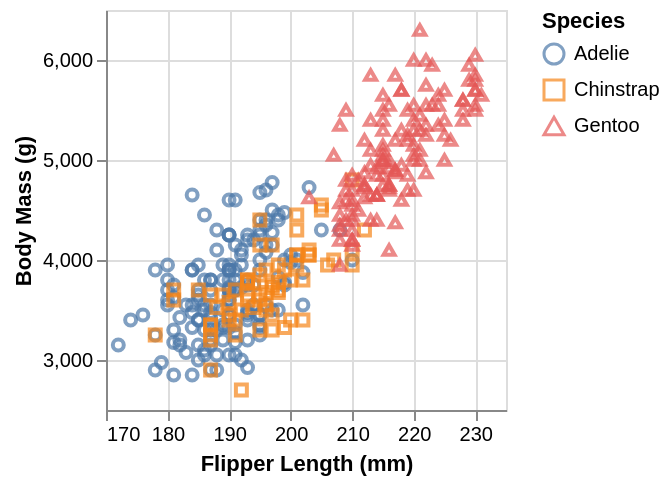

Here is the Vega-Lite specification saved for this chart:
### Vega specification from a JSON file in a GitHub repository (floating-point values rounded to 4 significant figures; data arrays with more than 128 entries replaced by an {"elided": "..."} marker saying what was removed)
{"$schema": "https://vega.github.io/schema/vega/v5.json", "description": "A scatterplot showing body mass and flipper lengths of penguins.", "background": "white", "padding": 5, "width": 200, "height": 200, "style": "cell", "data": [{"name": "source_0", "values": {"elided": "344 records"}, "transform": [{"type": "filter", "expr": "isValid(datum[\"Flipper Length (mm)\"]) && isFinite(+datum[\"Flipper Length (mm)\"]) && isValid(datum[\"Body Mass (g)\"]) && isFinite(+datum[\"Body Mass (g)\"])"}]}], "marks": [{"name": "marks", "type": "symbol", "style": ["point"], "from": {"data": "source_0"}, "encode": {"update": {"opacity": [{"test": "selected && length(selected) > 0 && indexof(selected, datum[\"Species\"] + \";\" + datum[\"Body Mass (g)\"] + \";\" + datum[\"Flipper Length (mm)\"]) >= 0", "value": 1}, {"test": "!selected || length(selected) == 0", "value": 0.7}, {"value": 0.1}], "fill": {"value": "transparent"}, "stroke": {"scale": "color", "field": "Species"}, "ariaRoleDescription": {"value": "point"}, "description": {"signal": "\"Flipper Length (mm): \" + (format(datum[\"Flipper Length (mm)\"], \"\")) + \"; Body Mass (g): \" + (format(datum[\"Body Mass (g)\"], \"\")) + \"; Species: \" + (isValid(datum[\"Species\"]) ? datum[\"Species\"] : \"\"+datum[\"Species\"])"}, "x": [{"test": "!isValid(datum[\"Flipper Length (mm)\"]) || !isFinite(+datum[\"Flipper Length (mm)\"])", "value": 0}, {"scale": "x", "field": "Flipper Length (mm)"}], "y": [{"test": "!isValid(datum[\"Body Mass (g)\"]) || !isFinite(+datum[\"Body Mass (g)\"])", "field": {"group": "height"}}, {"scale": "y", "field": "Body Mass (g)"}], "shape": {"scale": "shape", "field": "Species"}}}}], "scales": [{"name": "x", "type": "linear", "domain": {"data": "source_0", "field": "Flipper Length (mm)"}, "range": [0, {"signal": "width"}], "zero": false, "nice": true}, {"name": "y", "type": "linear", "domain": {"data": "source_0", "field": "Body Mass (g)"}, "range": [{"signal": "height"}, 0], "zero": false, "nice": true}, {"name": "color", "type": "ordinal", "domain": {"data": "source_0", "field": "Species", "sort": true}, "range": "category"}, {"name": "shape", "type": "ordinal", "domain": {"data": "source_0", "field": "Species", "sort": true}, "range": "symbol"}], "axes": [{"scale": "x", "orient": "bottom", "gridScale": "y", "grid": true, "tickCount": {"signal": "ceil(width/40)"}, "domain": false, "labels": false, "aria": false, "maxExtent": 0, "minExtent": 0, "ticks": false, "zindex": 0}, {"scale": "y", "orient": "left", "gridScale": "x", "grid": true, "tickCount": {"signal": "ceil(height/40)"}, "domain": false, "labels": false, "aria": false, "maxExtent": 0, "minExtent": 0, "ticks": false, "zindex": 0}, {"scale": "x", "orient": "bottom", "grid": false, "title": "Flipper Length (mm)", "labelFlush": true, "labelOverlap": true, "tickCount": {"signal": "ceil(width/40)"}, "zindex": 0}, {"scale": "y", "orient": "left", "grid": false, "title": "Body Mass (g)", "labelOverlap": true, "tickCount": {"signal": "ceil(height/40)"}, "zindex": 0}], "legends": [{"stroke": "color", "symbolType": "circle", "title": "Species", "encode": {"symbols": {"update": {"fill": {"value": "transparent"}, "opacity": {"value": 0.7}}}}, "shape": "shape"}], "signals": [{"name": "selected", "value": null}]}
